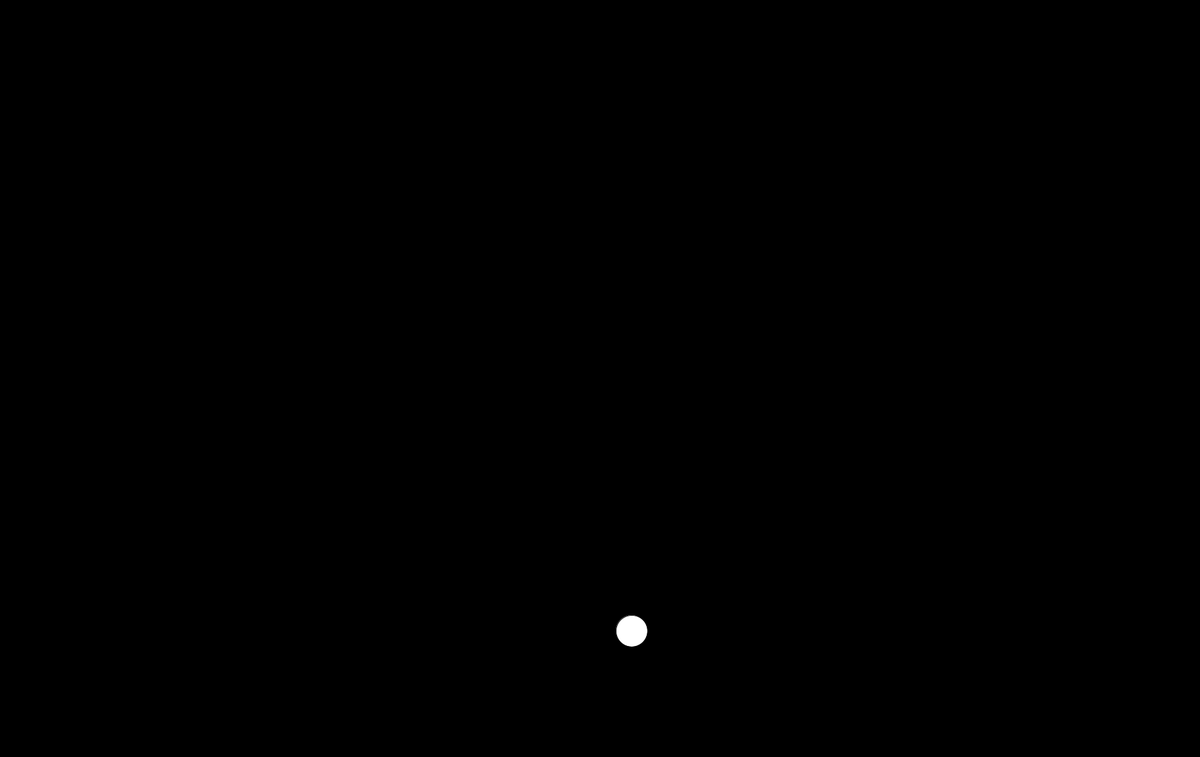
Frame 1 (no input)
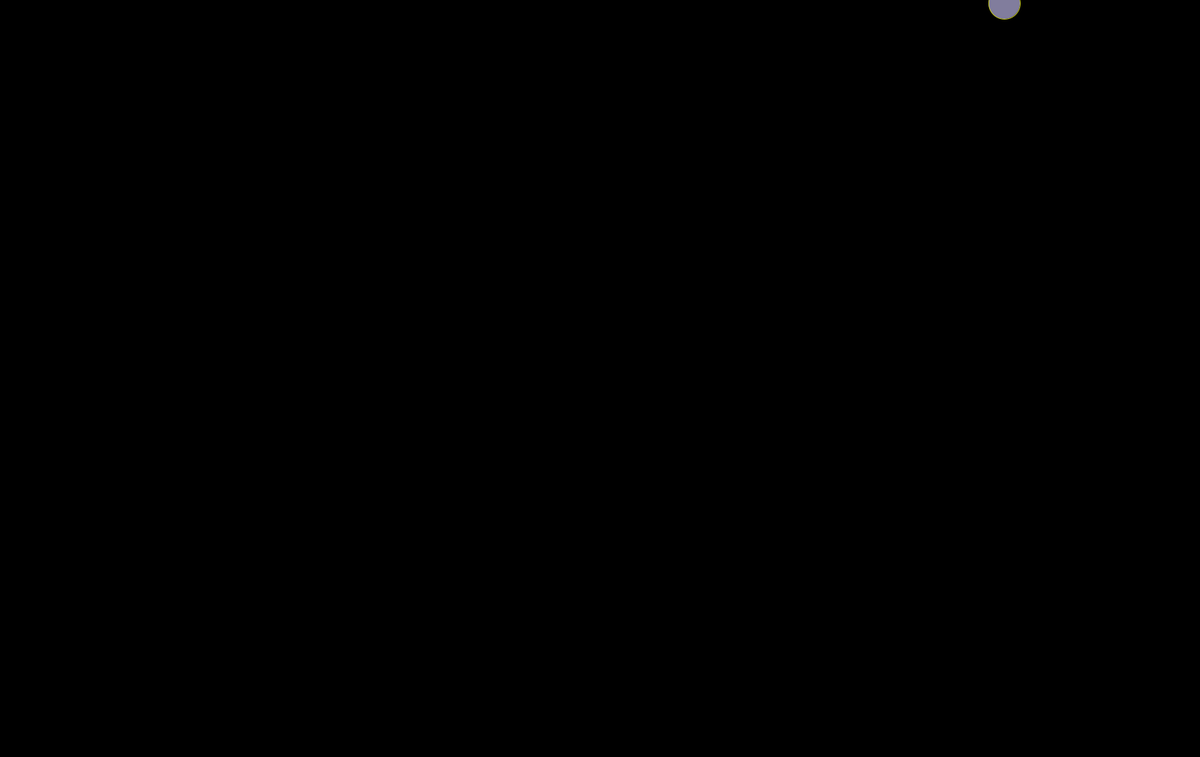
Frame 60 (the mouse pressed at the canvas centre just before this capture)
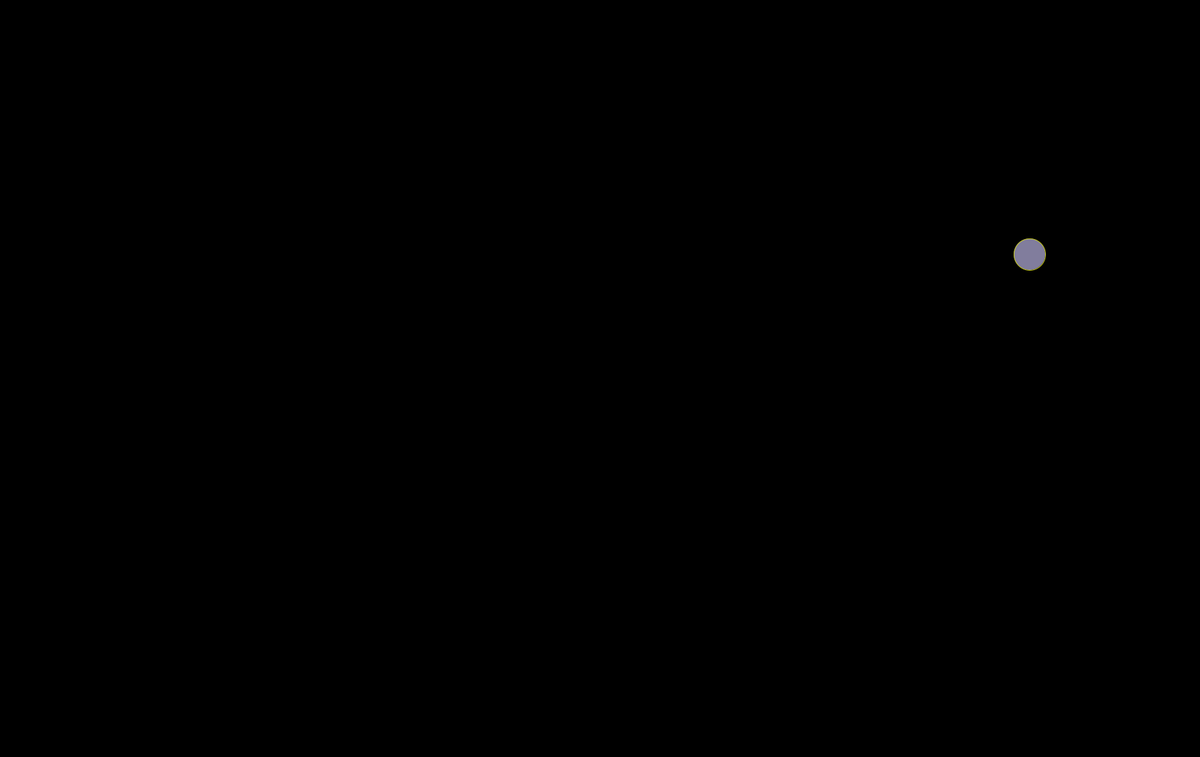
Frame 120 (the mouse held since frame 60 and released just before this capture)

The Processing sketch that drew these frames (run headless with seeded random() and noise(); from frame 60 on, the mouse is pressed at the canvas centre):

// Processing sketch: sketch_170824a
// ── sketch_170824a.pde
int xspeed = 10;
int xpostion = 1000;
int yspeed = 199;
int ypostion=1000;
void setup() {
 
size(1900,1200);

}
void draw(){
 
background(#000000);   
ellipse(xpostion,ypostion,50,50); 
fill(#817D9D);
stroke(#CDD113);
xpostion = xpostion + xspeed;
ypostion = ypostion + yspeed;
if (xpostion>width){
xspeed = -xspeed;
}
if (xpostion<0){
xspeed = -xspeed;
}
if(ypostion>height){
yspeed = -yspeed;

}


if(ypostion<0){
yspeed = -yspeed;
}
  

}
